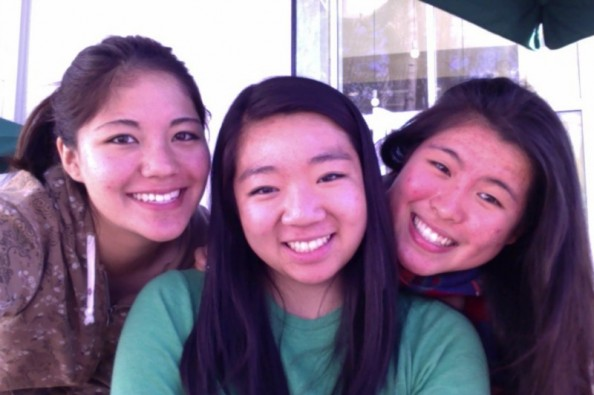
#> input picture pretrained_model/pics/3Asian.jpg, 594 x 395 px
$ python -i organize_dataset.py   (imports and definitions only)
#> lines starting #> are read from the running program, lines starting #| are printed output that depends on the picture
#> further down, picture is the input picture: PIL image 594x395 RGB; mean R, G, B 129.7, 106.7, 132
import pandas as pd
import os
from sklearn.model_selection import train_test_split
from PIL import Image, ImageEnhance
import random

SCREEN_WIDTH = 1920
SCREEN_HEIGHT = 1080
GRID_COLS = 10
GRID_ROWS = 10
# [1 line not run here, left out]

# load database
# [1 line that did not run here, left out]
# [1 line not run here, left out]
'''
face_image_path	cell
0	cell_1_img_0.png	1
1	cell_1_img_1.png	1
...
'''

# Define paths
data_dir = "../collect_data/data/saved_images"  # Folder with original images
output_dir = "dataset"  # Root folder for train/test dataset
train_dir = os.path.join(output_dir, "train")
test_dir = os.path.join(output_dir, "test")

# Create train and test directories with subfolders for each class (1-100)
# [3 lines not run here, left out]

# Split data (80% train, 20% test)
# [1 line that did not run here, left out]


'''
✅ Rotated by ±15°

✅ Adjusted for brightness and contrast

✅ Saved in both original and augmented
'''
# Function to apply data augmentation
def augment_image(image):
    # Random rotation (-15 to +15 degrees)
    angle = random.uniform(-15, 15)
    image = image.rotate(angle)
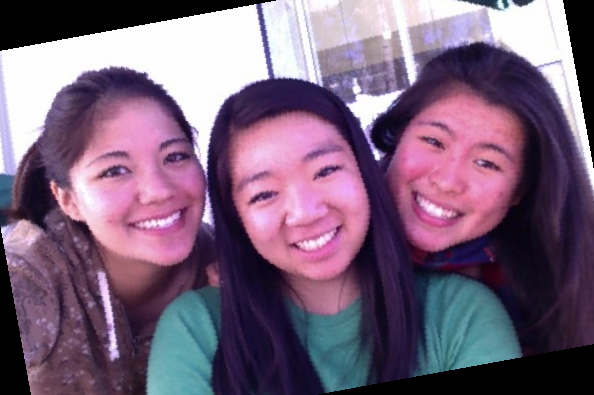
#> image: PIL image 594x395 RGB; mean R, G, B 120.9, 98.1, 122

    # Random brightness & contrast adjustment
    enhancer = ImageEnhance.Brightness(image)
    image = enhancer.enhance(random.uniform(0.5, 2))
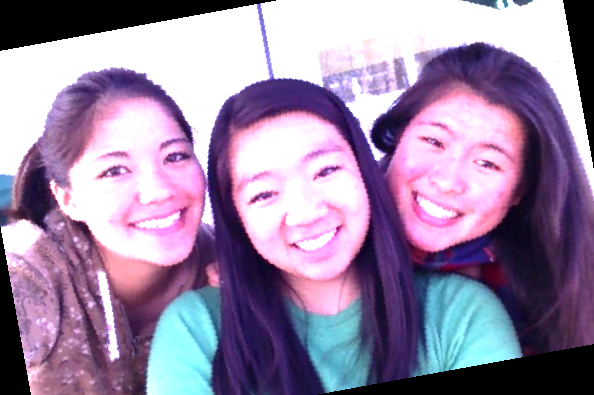
#> image: PIL image 594x395 RGB; mean R, G, B 154.2, 135.3, 165.5

    enhancer = ImageEnhance.Contrast(image)
    image = enhancer.enhance(random.uniform(0.5, 2))

    return image

# Function to process and save images
def process_and_save_images(df_subset, split):
    for i in range(len(df_subset)):
        img_path = df_subset.iloc[i]['face_image_path']  # Filename
        full_path = os.path.join(data_dir, img_path)  # Full path
        label = str(df_subset.iloc[i]['cell'])  # Keep 1-100 as labels

        if os.path.exists(full_path):  # Ensure file exists
            img = Image.open(full_path)

            # Apply augmentation
            face_augmented = augment_image(img)

            # Save original and augmented versions
            save_path = os.path.join(output_dir, split, label, f"{os.path.basename(img_path)}")
            img.save(save_path)

            augmented_save_path = os.path.join(output_dir, split, label, f"aug_{os.path.basename(img_path)}")
            face_augmented.save(augmented_save_path)

# Process training and testing images
# [4 lines not run here, left out]

>>> from PIL import Image
>>> picture = Image.open('../pretrained_model/pics/3Asian.jpg')
>>> result = augment_image(picture)

$ run again, on pretrained_model/pics/notme.jpg
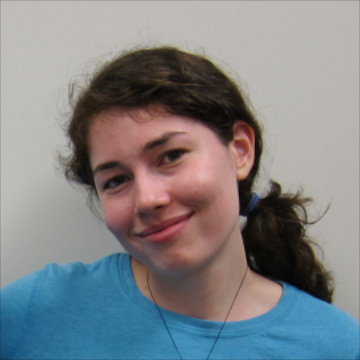
#> input picture pretrained_model/pics/notme.jpg, 360 x 360 px
#> picture is the input picture: PIL image 360x360 RGB; mean R, G, B 129.4, 131.7, 134.4
#> in augment_image, `image = image.rotate(angle)`:
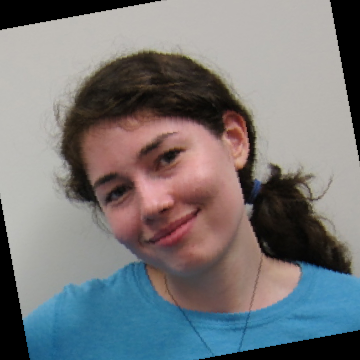
#> image: PIL image 360x360 RGB; mean R, G, B 119.2, 119.8, 121.6
#> in augment_image, `image = enhancer.enhance(random.uniform(0.5, 2))`:
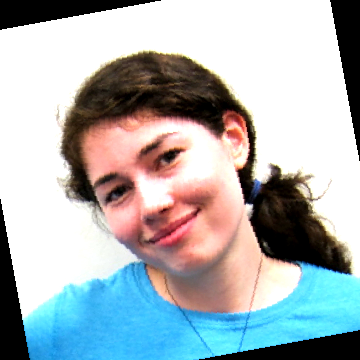
#> image: PIL image 360x360 RGB; mean R, G, B 170.7, 178.3, 181.2

$ run again, on pretrained_model/pics/whoseface.JPG
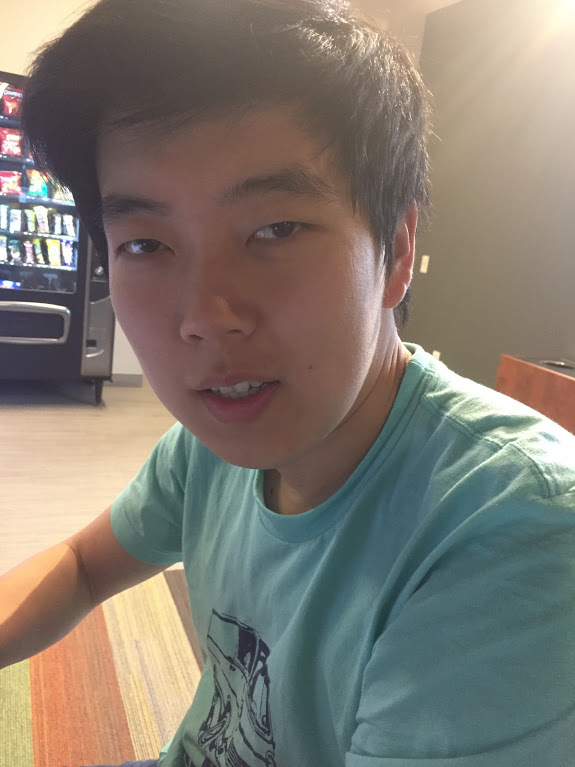
#> input picture pretrained_model/pics/whoseface.JPG, 575 x 767 px
#> picture is the input picture: PIL image 575x767 RGB; mean R, G, B 129.7, 122.7, 112.6
#> in augment_image, `image = image.rotate(angle)`:
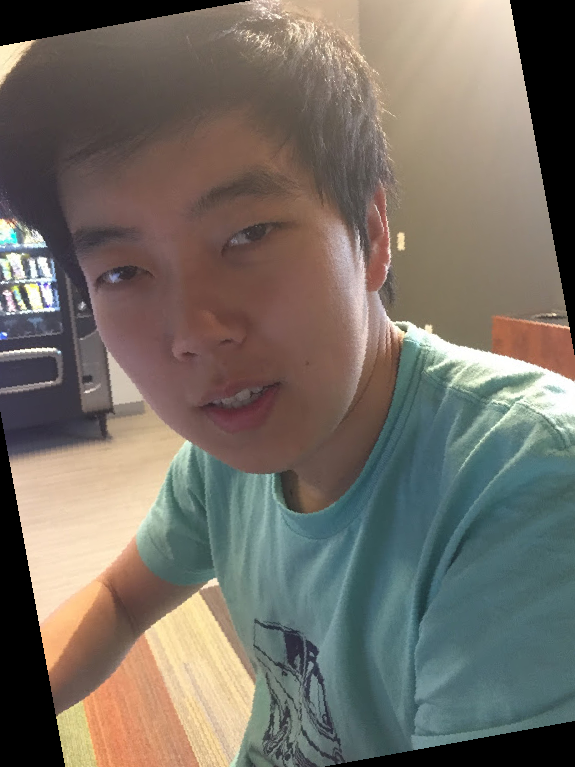
#> image: PIL image 575x767 RGB; mean R, G, B 117.1, 110.6, 101.6
#> in augment_image, `image = enhancer.enhance(random.uniform(0.5, 2))`:
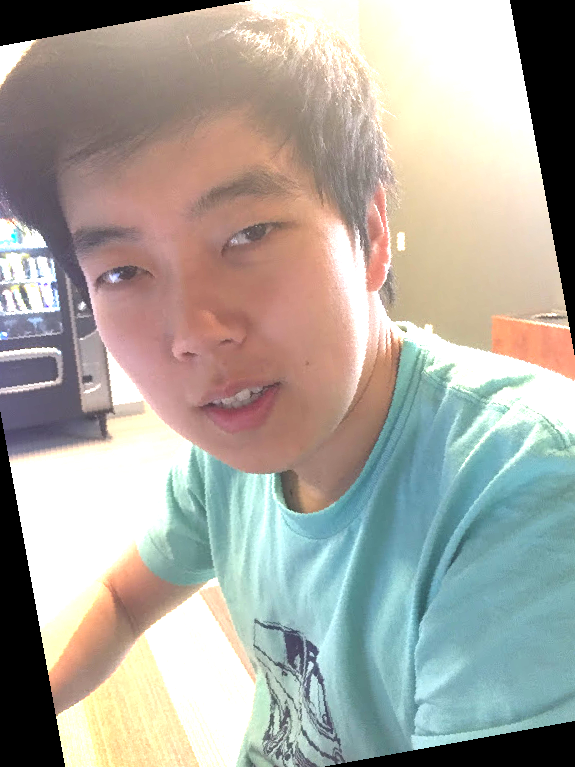
#> image: PIL image 575x767 RGB; mean R, G, B 170.4, 167.7, 159.8

$ run again, on pretrained_model/pics/jim.png
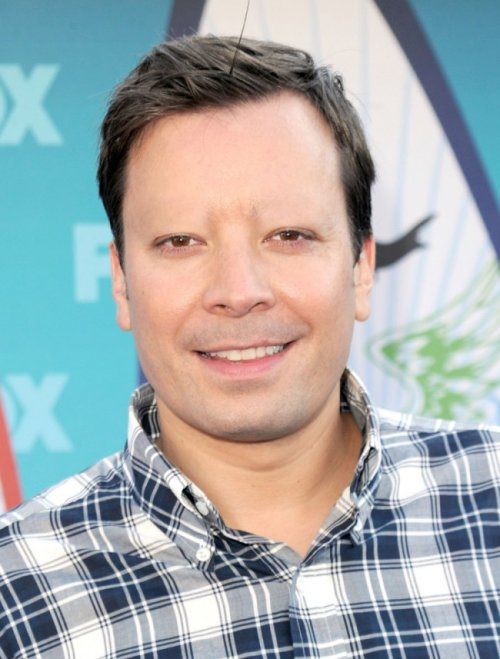
#> input picture pretrained_model/pics/jim.png, 500 x 659 px
#> picture is the input picture: PIL image 500x659 RGBA; mean R, G, B, A 164.6, 170.8, 171.4, 255
#> in augment_image, `image = image.rotate(angle)`:
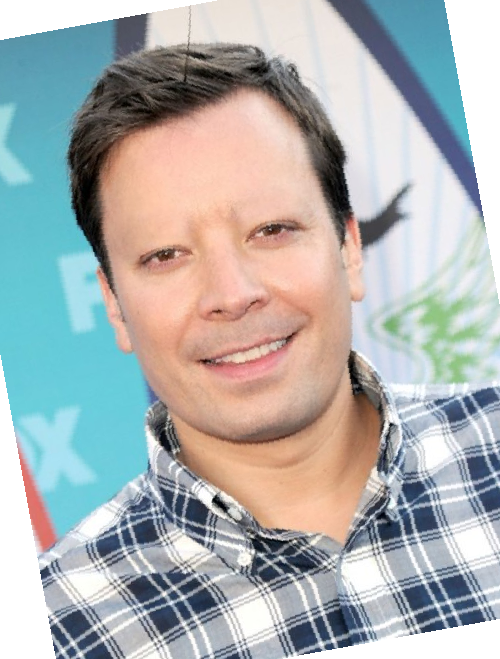
#> image: PIL image 500x659 RGBA; mean R, G, B, A 154.4, 157.7, 157.1, 234.9; transparent parts drawn white
#> in augment_image, `image = enhancer.enhance(random.uniform(0.5, 2))`:
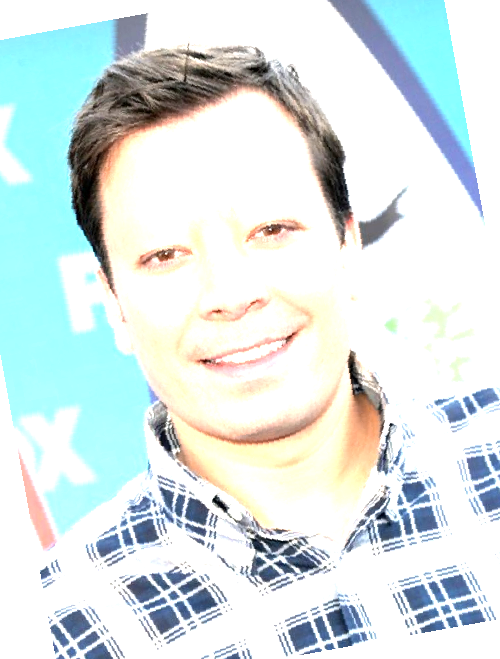
#> image: PIL image 500x659 RGBA; mean R, G, B, A 197.3, 210.1, 209.4, 234.9; transparent parts drawn white
